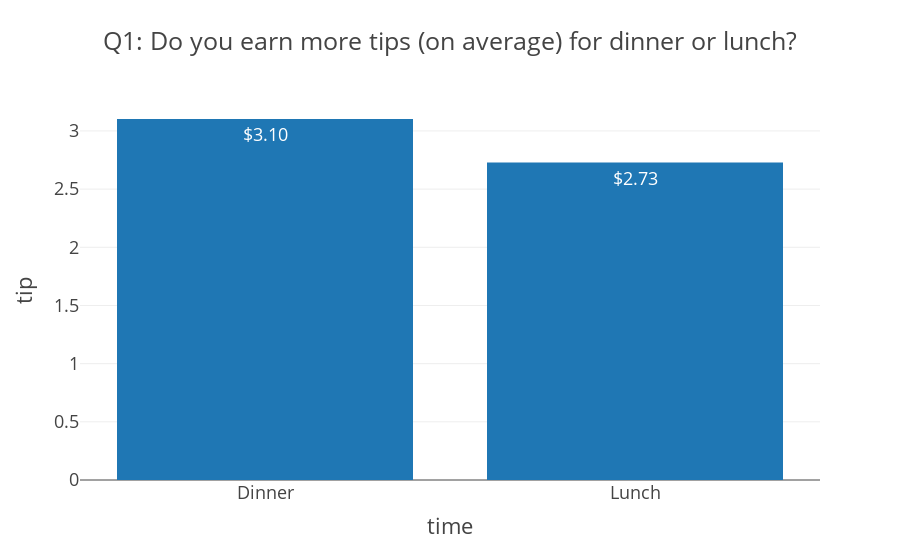

This figure's notebook cell:
### Markdown cell above
#### Question 1

### Code cell
#print("Q1: Do you earn more tips (on average) for dinner or lunch?")
df_tips_LoD = df.groupby('time', as_index=True)[['tip', 'tip_percentage']].mean().reset_index()
#print(df_tips_LoD.shape)
df_tips_LoD
fig1 = px.bar(df_tips_LoD, x='time', y='tip', title='Q1: Do you earn more tips (on average) for dinner or lunch?', template='presentation', text='tip')
fig1.update_traces(texttemplate='%{text:$.2f}')
fig1.show()

### Figure 1 — Plotly figure (JSON) as saved in the notebook; plotly's stock layout.template omitted (floating-point values rounded to 4 significant figures)
{"data": [{"hovertemplate": "time=%{x}<br>tip=%{text}<extra></extra>", "legendgroup": "", "marker": {"color": "#1F77B4", "pattern": {"shape": ""}}, "name": "", "orientation": "v", "showlegend": false, "text": [3.103, 2.728], "textposition": "auto", "texttemplate": "%{text:$.2f}", "type": "bar", "x": ["Dinner", "Lunch"], "xaxis": "x", "y": [3.103, 2.728], "yaxis": "y"}], "layout": {"barmode": "relative", "legend": {"tracegroupgap": 0}, "title": {"text": "Q1: Do you earn more tips (on average) for dinner or lunch?"}, "xaxis": {"anchor": "y", "domain": [0, 1], "title": {"text": "time"}}, "yaxis": {"anchor": "x", "domain": [0, 1], "title": {"text": "tip"}}}}
